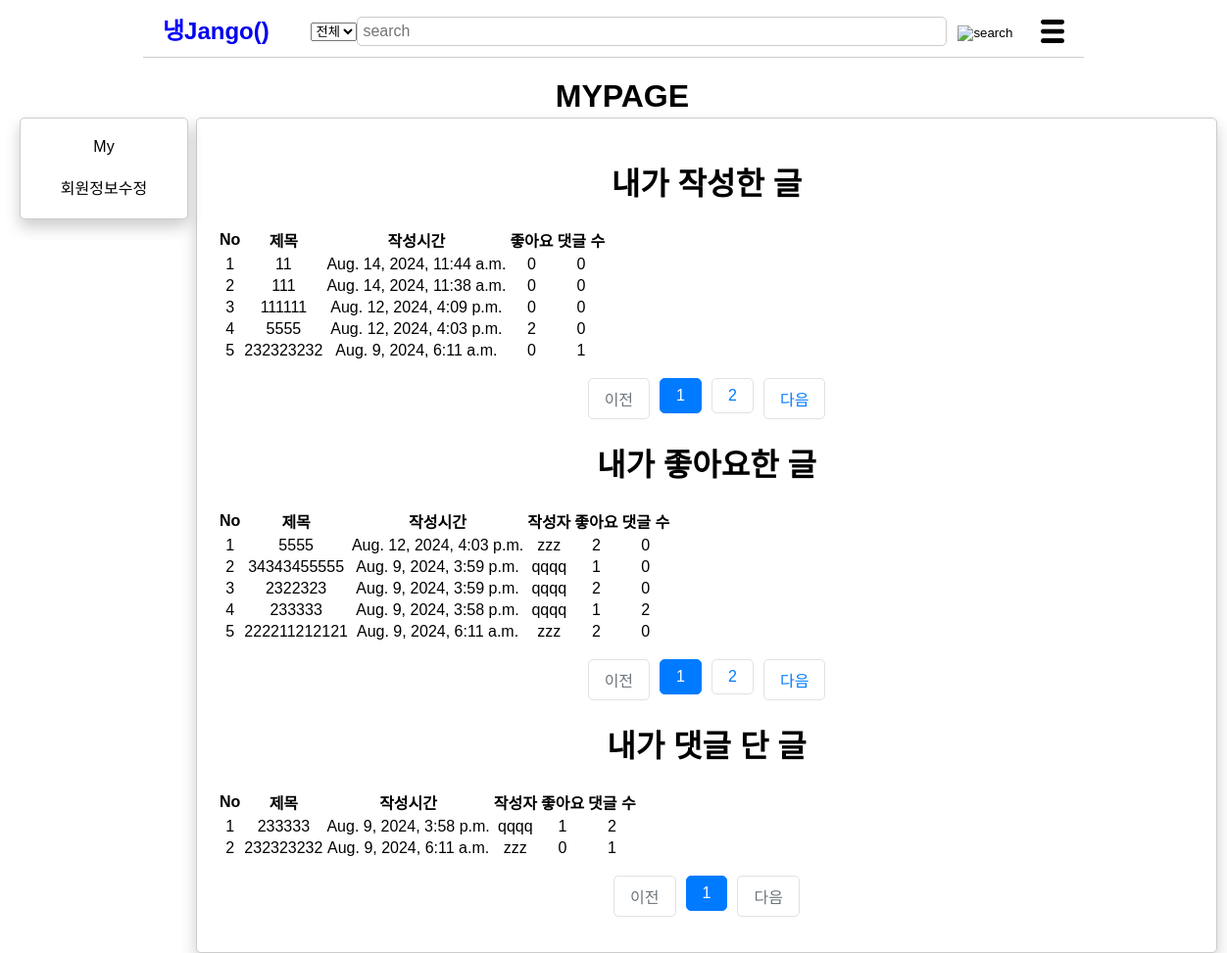
Page /mypage/4/ (signed in) on the earlier database version.
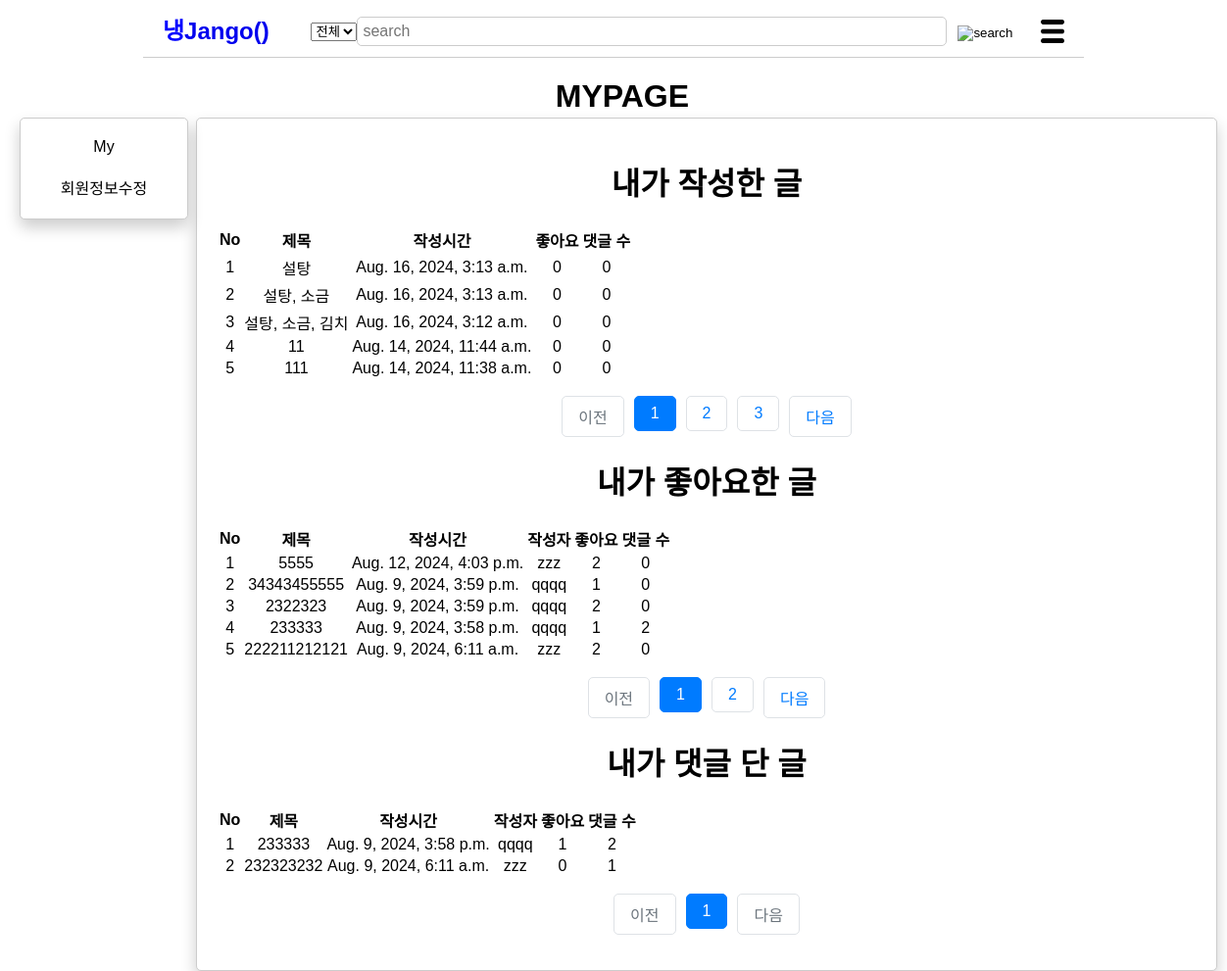
Same page on the later database version.
### post/models.py (models this page shows, shortened)
class Post(models.Model):
    title = models.CharField(max_length=200)
    cooktime = models.IntegerField()
    ingredient = models.TextField()
    cookmethod = models.TextField()
    created_at=models.DateTimeField(auto_now_add=True)
    writer=models.ForeignKey(User, on_delete=models.CASCADE)
    like_users=models.ManyToManyField(settings.AUTH_USER_MODEL, related_name='like_posts', blank=True)
    updated_at=models.DateTimeField(null=True, blank=True, auto_now=True)
    category = models.ForeignKey(Category, on_delete=models.CASCADE)

### post/views/mypage_views.py (the view)
# urls.py: path('mypage/<int:writer_id>/', mypage, name='mypage'),
def mypage(request, writer_id):
    if request.user.is_authenticated:
        myposts=MY_myposts(request, writer_id)
        mylikes=MY_mylikes(request, writer_id)
        mycomments=MY_mycomments(request, writer_id)
        page=request.GET.get('page', '1')
        paginator=Paginator(myposts, 5)
        myposts=paginator.get_page(page)
        page=request.GET.get('page', '1')
        paginator=Paginator(mylikes, 5)
        mylikes=paginator.get_page(page)
        page=request.GET.get('page', '1')
        paginator=Paginator(mycomments, 5)
        mycomments=paginator.get_page(page)
        context={
                'myposts' : myposts,
                'mylikes' : mylikes,
                'mycomments' : mycomments,
            }
        return render(request, 'mypage.html', context)
    else:
        return redirect('accounts:login')

### post/views/mypage_views.py (called while the page is built)
def MY_myposts(request, writer_id):
    user = User.objects.get(pk=writer_id)
    if request.user.pk == user.pk:
        myposts = Post.objects.filter(writer=user).annotate(comment_count=Count('comment')).order_by('-created_at')
    return myposts

def MY_mylikes(request, writer_id):
    user = User.objects.get(pk=writer_id)
    if request.user.pk == user.pk:
        mylikes = Post.objects.filter(like_users=user).annotate(comment_count=Count('comment')).order_by('-created_at')
    return mylikes

def MY_mycomments(request, writer_id):
    user = User.objects.get(pk=writer_id)
    if request.user.pk == user.pk:
        mycomments = Post.objects.filter(comment__writer=user).distinct().annotate(comment_count=Count('comment')).order_by('-created_at')
    return mycomments

### post/templates/mypage.html (shortened to what the changed rows need)
<!DOCTYPE html>
<html lang="ko">
<head>
    {% load static %}
    <link rel="stylesheet" href ="{%static 'css/styles-mypage.css' %}">
</head>
<body>
    <h1>&nbsp;&nbsp;MYPAGE</h1>
    <div id="content">
        {%if selected_page == "membership"%}
        <div class="passkey">
            <form method="POST" action="{% url 'post:passkey' user.id%}">
                {% csrf_token %}
                <label for="passkey">패스 키를 입력해주세요.</label>
                <input type="password" id="passkey" name="inputpasskey">
                <br>
                <button type="submit">확인</button>
            </form>
        </div>
        {% else %}
        <div>
            <h1>내가 작성한 글</h1>
            <table>
                <thead>
                    <tr>
                        <th>No</th>
                        <th>제목</th>
                        <th>작성시간</th>
                        <th>좋아요</th>
                        <th>댓글 수</th>
                    </tr>
                </thead>
                <tbody>
                    {% for post in myposts %}
                    <tr class="fixed" data-href="{% url 'post:show' post.id %}">
                        <td>{{ forloop.counter }}</td>
                        <td>{{ post.title }}</td>
                        <td>{{ post.created_at }}</td>
                        <td>{{ post.like_users.all.count }}</td>
                        <td>{{ post.comment_count }}</td>
                    </tr>
                    {% endfor %}
                </tbody>
            </table>
            <ul class="pagination justify-content-center">
                {% for page_number in myposts.paginator.page_range %}
                {% if page_number >= myposts.number|add:-5 and page_number <= myposts.number|add:5 %}
                {% if page_number == myposts.number %}
                    <li class="page-item active" aria-current="page">
                        <a class="page-link" href="?page={{ page_number }}">{{ page_number }}</a>
                    </li>
                {% else %}
                    <li class="page-item">
                        <a class="page-link" href="?page={{ page_number }}">{{ page_number }}</a>
                    </li>
                {% endif %}
                {% endif %}
                {% endfor %}
            </ul>
                <h1>내가 좋아요한 글</h1>
                <table>
                    <thead>
                        <tr>
                            <th>No</th>
                            <th>제목</th>
                            <th>작성시간</th>
                            <th>작성자</th>
                            <th>좋아요</th>
                            <th>댓글 수</th>
                        </tr>
                    </thead>
                    <tbody>
                        {% for post in mylikes %}
                        <tr class="fixed" data-href="{% url 'post:show' post.id %}">
                            <td>{{ forloop.counter }}</td>
                            <td>{{ post.title }}</td>
                            <td>{{ post.created_at }}</td>
                            <td>{{ post.writer }}</td>
                            <td>{{ post.like_users.all.count }}</td>
                            <td>{{ post.comment_count }}</td>
                        </tr>
                        {% endfor %}
                    </tbody>
                </table>
            <ul class="pagination justify-content-center">
                {% for page_number in mylikes.paginator.page_range %}
                {% if page_number >= mylikes.number|add:-5 and page_number <= mylikes.number|add:5 %}
                {% if page_number == mylikes.number %}
                    <li class="page-item active" aria-current="page">
                        <a class="page-link" href="?page={{ page_number }}">{{ page_number }}</a>
                    </li>
                {% else %}
                    <li class="page-item">
                        <a class="page-link" href="?page={{ page_number }}">{{ page_number }}</a>
                    </li>
                {% endif %}
                {% endif %}
                {% endfor %}
            </ul>
                <h1>내가 댓글 단 글</h1>
                <table>
                    <thead>
                        <tr>
                            <th>No</th>
                            <th>제목</th>
                            <th>작성시간</th>
                            <th>작성자</th>
                            <th>좋아요</th>
                            <th>댓글 수</th>
                        </tr>
                    </thead>
                    <tbody>
                        {% for post in mycomments %}
                        <tr class="fixed" data-href="{% url 'post:show' post.id %}">
                            <td>{{ forloop.counter }}</td>
                            <td>{{ post.title }}</td>
                            <td>{{ post.created_at }}</td>
                            <td>{{ post.writer }}</td>
                            <td>{{ post.like_users.all.count }}</td>
                            <td>{{ post.comment_count }}</td>
                        </tr>
                        {% endfor %}
                    </tbody>
                </table>
            <ul class="pagination justify-content-center">
                {% for page_number in mycomments.paginator.page_range %}
                {% if page_number >= mycomments.number|add:-5 and page_number <= mycomments.number|add:5 %}
                {% if page_number == mycomments.number %}
                    <li class="page-item active" aria-current="page">
                        <a class="page-link" href="?page={{ page_number }}">{{ page_number }}</a>
                    </li>
                {% else %}
                    <li class="page-item">
                        <a class="page-link" href="?page={{ page_number }}">{{ page_number }}</a>
                    </li>
                {% endif %}
                {% endif %}
                {% endfor %}
            </ul>
        </div>
        {%endif%}
    </div>
</body>
</html>

Differences in the rows shown:
no longer on this page (row unchanged): Post: title "111111", created_at "Aug. 12, 2024, 4:09 p.m.", like_users.all.count "0", comment_count "0", shown under "내가 작성한 글"
no longer on one of the page's lists (row unchanged): Post: title "5555", created_at "Aug. 12, 2024, 4:03 p.m.", like_users.all.count "2", comment_count "0"
no longer on one of the page's lists (row unchanged): Post: title "232323232", created_at "Aug. 9, 2024, 6:11 a.m.", like_users.all.count "0", comment_count "1"
added Post: title "설탕", created_at "Aug. 16, 2024, 3:13 a.m.", like_users.all.count "0", comment_count "0", shown under "내가 작성한 글"
added Post: title "설탕, 소금", created_at "Aug. 16, 2024, 3:13 a.m.", like_users.all.count "0", comment_count "0", shown under "내가 작성한 글"
added Post: title "설탕, 소금, 김치", created_at "Aug. 16, 2024, 3:12 a.m.", like_users.all.count "0", comment_count "0", shown under "내가 작성한 글"
Other differences:
new list line: "3"
